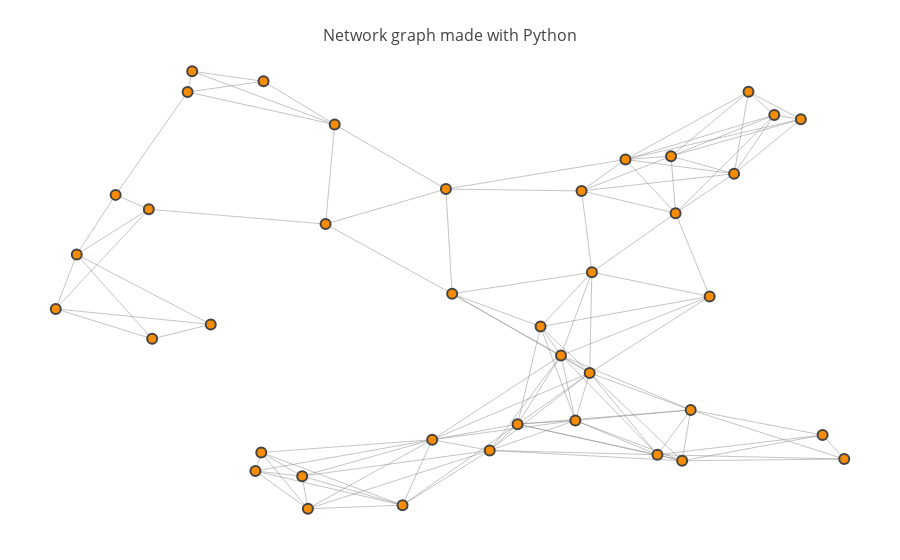

The notebook cell saved with this chart:
### Code cell
# map_40 is a bigger map than map_10
map_40 = load_map('map-40.pickle')
show_map(map_40)

### Figure 1 — Plotly figure (JSON) as saved in the notebook; plotly's stock layout.template omitted (floating-point values rounded to 4 significant figures; data arrays with more than 128 entries replaced by an {"elided": "..."} marker saying what was removed)
{"data": [{"hoverinfo": "none", "line": {"color": "#888", "width": 0.5}, "mode": "lines", "type": "scatter", "x": {"elided": "369 float values"}, "y": {"elided": "369 float values"}}, {"hoverinfo": "text", "marker": {"color": [0, 0, 0, 0, 0, 0, 0, 0, 0, 0, 0, 0, 0, 0, 0, 0, 0, 0, 0, 0, 0, 0, 0, 0, 0, 0, 0, 0, 0, 0, 0, 0, 0, 0, 0, 0, 0, 0, 0, 0], "colorbar": {"thickness": 15, "title": "Node Connections", "titleside": "right", "xanchor": "left"}, "colorscale": "Hot", "line": {"width": 2}, "reversescale": true, "showscale": false, "size": 10}, "mode": "markers", "text": ["Intersection 0", "Intersection 1", "Intersection 2", "Intersection 3", "Intersection 4", "Intersection 5", "Intersection 6", "Intersection 7", "Intersection 8", "Intersection 9", "Intersection 10", "Intersection 11", "Intersection 12", "Intersection 13", "Intersection 14", "Intersection 15", "Intersection 16", "Intersection 17", "Intersection 18", "Intersection 19", "Intersection 20", "Intersection 21", "Intersection 22", "Intersection 23", "Intersection 24", "Intersection 25", "Intersection 26", "Intersection 27", "Intersection 28", "Intersection 29", "Intersection 30", "Intersection 31", "Intersection 32", "Intersection 33", "Intersection 34", "Intersection 35", "Intersection 36", "Intersection 37", "Intersection 38", "Intersection 39"], "type": "scatter", "x": [0.7802, 0.525, 0.8085, 0.2599, 0.7354, 0.09089, 0.314, 0.6825, 0.2013, 0.8552, 0.7582, 0.2531, 0.4814, 0.9112, 0.04581, 0.4583, 0.1294, 0.6077, 0.7196, 0.886, 0.4238, 0.8252, 0.4742, 0.2625, 0.9364, 0.6243, 0.5573, 0.7483, 0.6436, 0.3451, 0.02142, 0.641, 0.1744, 0.1333, 0.584, 0.3074, 0.7406, 0.3345, 0.1797, 0.6315], "y": [0.4947, 0.1495, 0.7696, 0.1449, 0.809, 0.7223, 0.01876, 0.8016, 0.432, 0.9011, 0.2403, 0.1032, 0.5006, 0.1839, 0.5887, 0.1736, 0.69, 0.3623, 0.1399, 0.8919, 0.02677, 0.9533, 0.7353, 0.9768, 0.1302, 0.2167, 0.2084, 0.1263, 0.5489, 0.88, 0.4666, 0.3233, 0.9529, 0.3997, 0.427, 0.09187, 0.6813, 0.6569, 0.9994, 0.7312]}], "layout": {"hovermode": "closest", "margin": {"b": 20, "l": 5, "r": 5, "t": 40}, "showlegend": false, "title": "<br>Network graph made with Python", "titlefont": {"size": 16}, "xaxis": {"showgrid": false, "showticklabels": false, "zeroline": false}, "yaxis": {"showgrid": false, "showticklabels": false, "zeroline": false}}}
